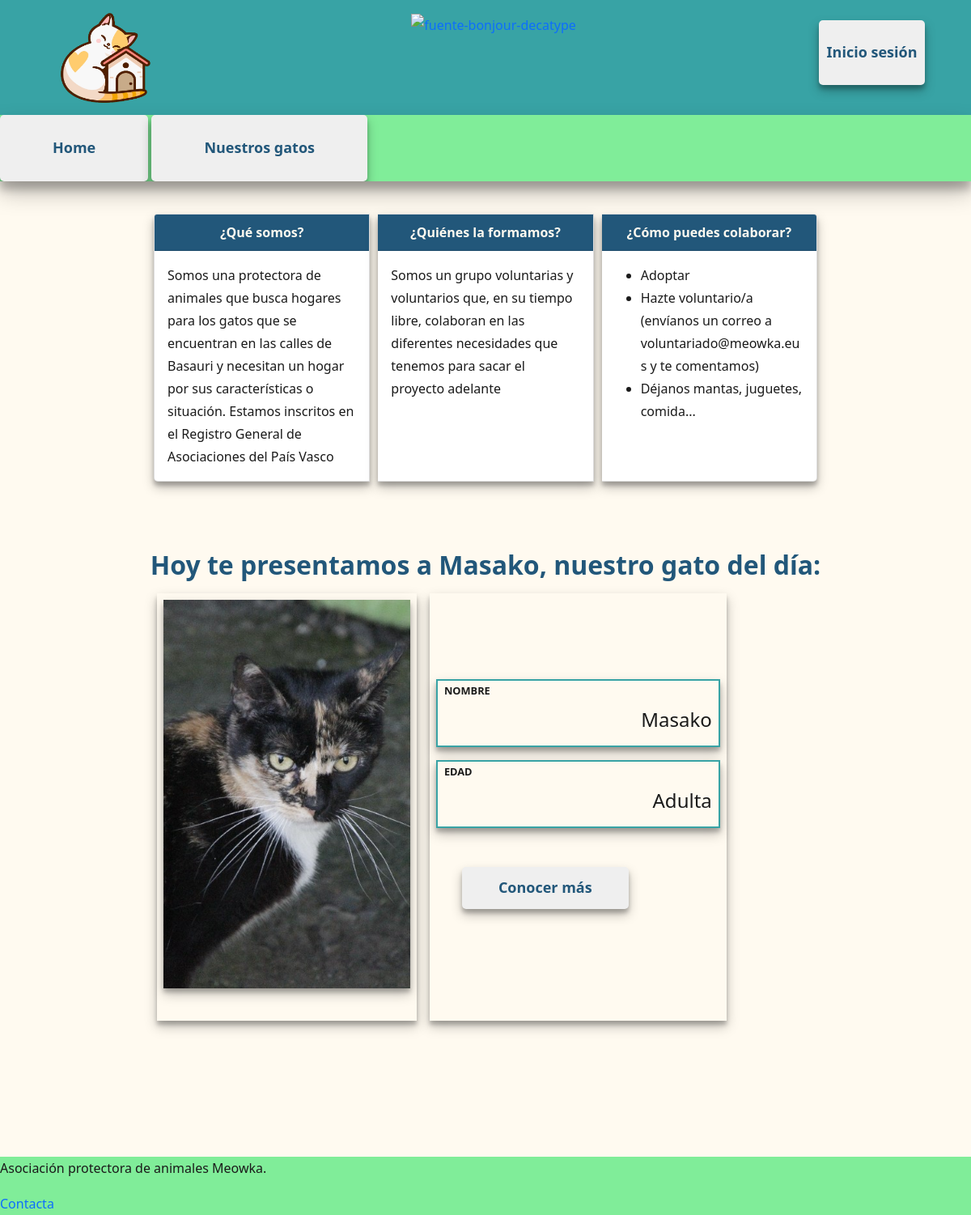
The page / on the database its author committed.
### tables this page shows
CREATE TABLE `gatos` (
  `idGato` int(11) NOT NULL,
  `nombreGato` varchar(50) NOT NULL,
  `edad` varchar(50) NOT NULL,
  `sexo` varchar(10) NOT NULL,
  `esterilizado` varchar(10) NOT NULL,
  `testado` varchar(10) NOT NULL,
  `caracter` varchar(50) NOT NULL,
  `descripcion` varchar(2000) NOT NULL,
  `img` varchar(255) NOT NULL,
  `fechaAlta` date NOT NULL DEFAULT current_timestamp(),
  `estado` varchar(10) NOT NULL
);

### controlador/vista.controlador.php (called while the page is built)
<?php
class vistaController {
	private static $vista_path = './vista/';
	public function load_view($vista) {
		require_once( self::$vista_path . 'header.php' );
		require_once( self::$vista_path . $vista . '.php' );
		require_once( self::$vista_path . 'footer.php' );
	}
}
?>

### modelo/conexion.php (called while the page is built)
<?php
class Conexion{
public static function conexionbd(){
    try{
        $conexion=new PDO('mysql:host=localhost; dbname=meowka', 'root', '');
        $conexion->setAttribute(PDO::ATTR_ERRMODE, PDO::ERRMODE_EXCEPTION);
        $conexion->exec("SET CHARACTER SET UTF8");
    }
    catch(Exception $e){
        die("Error" . $e->getMessage());
        echo "Línea del error" . $e->getLine();
    }
    return $conexion;
}
}
?>

### controlador/gatos.controlador.php (called while the page is built, shortened)
<?php
require_once('modelo/gatos.modelo.php');
class controllerGatos{
    private $model;
    public function __construct()
    {
        $this->model = new Gatos_modelo();
    }
    public function listado(){
        $arrayGatos=$this->model->getGatos();
        return $arrayGatos;
    }
}
   ?>

### modelo/gatos.modelo.php (called while the page is built, shortened)
<?php
class Gatos_modelo
{
	private $db;
    private $gatos;
	public function __construct()
	{
		require_once('conexion.php');
		try
		{
			$this->db = Conexion::conexionbd();
			$this->gatos=array();
		}
		catch(Exception $e)
		{
			die($e->getMessage());
		}
	}
	public function getGatos()
	{
		try
		{
				$consulta=$this->db->query("SELECT * FROM gatos");
				while ($filas =$consulta->fetch(PDO::FETCH_ASSOC)){
					$this->gatos[]=$filas;
				}
				return $this->gatos;
		}
		catch(Exception $e)
		{
			die($e->getMessage());
		}
	}
}
?>

### vista/home.php (the view, shortened to what this page needs)
<?php
 require_once('controlador/gatos.controlador.php');
  $gatos=new controllerGatos();
  $gatoArray=$gatos->listado();
$gatoAleatorio=array_rand($gatoArray, 1);
$gatoDia=$gatoArray[$gatoAleatorio];
?>
<main class="contenedor">
<div class="card-group card-home">
  <div class="card card-info">
  <div class="card-header info-home">¿Qué somos?</div>
    <div class="card-body">
      <p class="card-text">Somos una protectora de animales que busca hogares para los gatos que se encuentran en las calles de Basauri
		  y necesitan un hogar por sus características o situación.
		   Estamos inscritos en el Registro General de Asociaciones del País Vasco</p>
    </div>
  </div>
  <div class="card card-info">
  <div class="card-header info-home">¿Quiénes la formamos? </div>
    <div class="card-body">
      <p class="card-text">Somos un grupo voluntarias y voluntarios que, en su tiempo libre,
		  colaboran en las diferentes necesidades que tenemos para sacar el proyecto adelante</p>
    </div>
  </div>
  <div class="card card-info">
  <div class="card-header info-home">¿Cómo puedes colaborar?</div>
    <div class="card-body">
		  <ul>
			  <li>Adoptar</li>
			  <li>Hazte voluntario/a (envíanos un correo a voluntariado@meowka.eus y te comentamos)</li>
			  <li>Déjanos mantas, juguetes, comida...</li>
		  </ul>
    </div>
  </div>
</div>
<div class="ficha-gato-contenedor">
        <article class="ver-ficha-gato">
            <header class="nombre-gato titulo-ppal"><h2><b>Hoy te presentamos a <?php echo $gatoDia['nombreGato']?>, nuestro gato del día:</b></h2></header>
                <div class="ficha-gato-dia">
                    <div class="imgGato-dia">
                    <img class="imgGato" src="<?php echo $gatoDia['img']?>" alt="foto de <?php echo $gatoDia['nombreGato']?> ">
                	</div>
                <div class="datosGato">
                    <div class="ficha-linea">
                        <h5 class="descripcion-dato-ficha">Nombre</h5>
                        <p class="dato-ficha"><?php echo $gatoDia['nombreGato']?>
                    </div>
                    <div class="ficha-linea">
                        <h5 class="descripcion-dato-ficha">Edad</h5>
                        <p class="dato-ficha"><?php echo $gatoDia['edad']?>
                    </div>
                    <div class="ver-ficha-dia">
						<form class="ver-ficha-dia" action="" method="post">
							<button>Conocer más</button>
						</form>
                    </div>
                </div>
                </div>
        </article>
    </div>
</main>

### assets/css/styles.css (style rules this page uses)
body { line-height: 1.75; color: #1a1a1a; background-color: floralwhite; }
button { display: inline-block; padding: 10px 45px 10px 45px; border: 0; border-radius: 5px; color: #22577a; font-weight: bold; font-size: large; box-shadow: 0 7px 14px rgba(0, 0, 0, 0.25), 0 5px 5px rgba(0, 0, 0, 0.22); }
.card-home { width: 70vw; margin-left: 15vw; margin-top: 30px; }
.card-info { border-radius: 5px; }
.info-home { display: flex; background-color: #22577a; color: floralwhite; font-weight: bolder; justify-content: center; }
.ficha-gato-dia { width: 60vw; display: flex; flex-direction: row; flex-wrap: wrap; justify-content: center; width: 60vw; position: relative; }
.imgGato-dia { display: flex; flex-direction: column; flex-grow: 1; flex-shrink: 1; flex-basis: auto; margin: 0.5rem; padding: 0.5rem; box-shadow: 0 7px 14px rgba(0, 0, 0, 0.25), 0 5px 5px rgba(0, 0, 0, 0.22); width: 20vw; }
.ver-ficha-dia { width: 100%; padding: 20px; justify-content: center; }
.contenedor { position: relative; margin-bottom: 20vh; }
.titulo-ppal { display: flex; flex-direction: row; flex-wrap: wrap; justify-content: space-between; margin-top: 1.5rem; color: #22577a; }
.card { width: 18rem; display: inline-block; margin: 10px; border-radius: 5px; box-shadow: 0 7px 14px rgba(0, 0, 0, 0.25), 0 5px 5px rgba(0, 0, 0, 0.22); }
.ficha-gato-contenedor { margin-top: 5vw; margin-bottom: 3rem; display: flex; flex-direction: row; flex-wrap: wrap; justify-content: center; }
.imgGato { object-fit: cover; position: relative; margin-bottom: 2rem; width: 100%; height: 60vh; box-shadow: 0 7px 14px rgba(0, 0, 0, 0.25), 0 5px 5px rgba(0, 0, 0, 0.22); }
.datosGato { display: flex; flex-direction: column; flex-wrap: nowrap; justify-content: center; flex-grow: 1; flex-shrink: 1; flex-basis: auto; margin: 0.5rem; box-shadow: 0 7px 14px rgba(0, 0, 0, 0.25), 0 5px 5px rgba(0, 0, 0, 0.22); }
.ficha-linea { flex-direction: row; align-items: center; margin: 0.5rem; border: 2px solid; border-color: #38a3a5; box-shadow: 0 7px 14px rgba(0, 0, 0, 0.25), 0 5px 5px rgba(0, 0, 0, 0.22); }
.descripcion-dato-ficha { flex-grow: 0; width: auto; padding-left: 0.5rem; padding-right: 0.5rem; font-size: 0.8rem; text-transform: uppercase; font-weight: bold; line-height: 1.5rem; text-align: left; }
.dato-ficha { flex-grow: 1; align-self: flex-end; padding-left: 0.5rem; padding-right: 0.5rem; background-color: transparent; font-size: 1.5rem; text-align: right; line-height: 2rem; text-shadow: unset; }

### rows shown on the page
gatos: nombreGato "Masako", img+nombreGato (picture), edad "Adulta"
